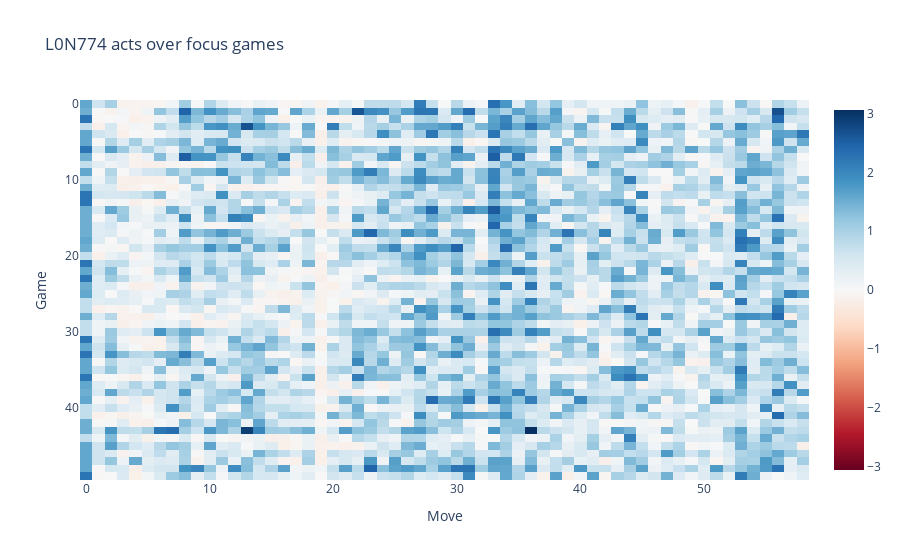

The notebook cell saved with this chart:
### Code cell
layer, neuron = 0, 774
neuron_acts_post = focus_cache['post', layer][..., neuron]

imshow(
    neuron_acts_post,
    title=f"L{layer}N{neuron} acts over focus games",
    xaxis="Move", yaxis="Game"
)

### Figure 1 — Plotly figure (JSON) as saved in the notebook; plotly's stock layout.template omitted (floating-point values rounded to 4 significant figures; data arrays with more than 128 entries replaced by an {"elided": "..."} marker saying what was removed)
{"data": [{"coloraxis": "coloraxis", "hovertemplate": "x: %{x}<br>y: %{y}<br>color: %{z}<extra></extra>", "name": "0", "type": "heatmap", "xaxis": "x", "yaxis": "y", "z": {"elided": "50x59 float values"}}], "layout": {"coloraxis": {"cmid": 0, "colorscale": [[0, "rgb(103,0,31)"], [0.1, "rgb(178,24,43)"], [0.2, "rgb(214,96,77)"], [0.3, "rgb(244,165,130)"], [0.4, "rgb(253,219,199)"], [0.5, "rgb(247,247,247)"], [0.6, "rgb(209,229,240)"], [0.7, "rgb(146,197,222)"], [0.8, "rgb(67,147,195)"], [0.9, "rgb(33,102,172)"], [1, "rgb(5,48,97)"]]}, "title": {"text": "L0N774 acts over focus games"}, "xaxis": {"anchor": "y", "domain": [0, 1], "title": {"text": "Move"}}, "yaxis": {"anchor": "x", "autorange": "reversed", "domain": [0, 1], "title": {"text": "Game"}}}}
